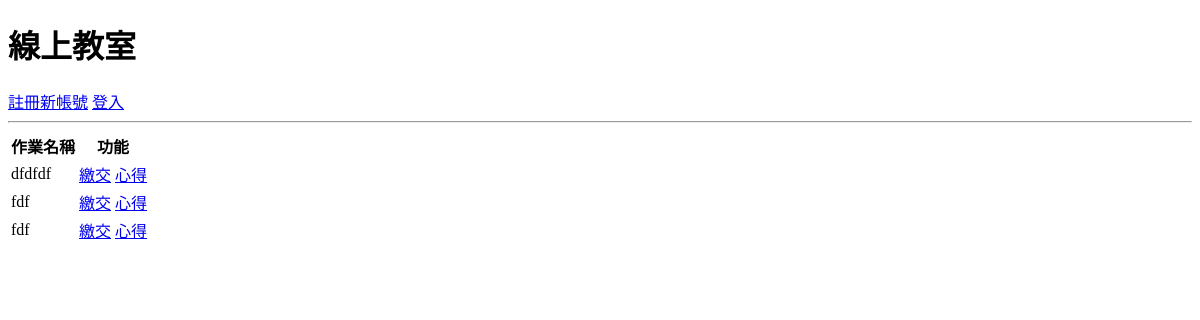
Page /student/assignment/6/ on the earlier database version.
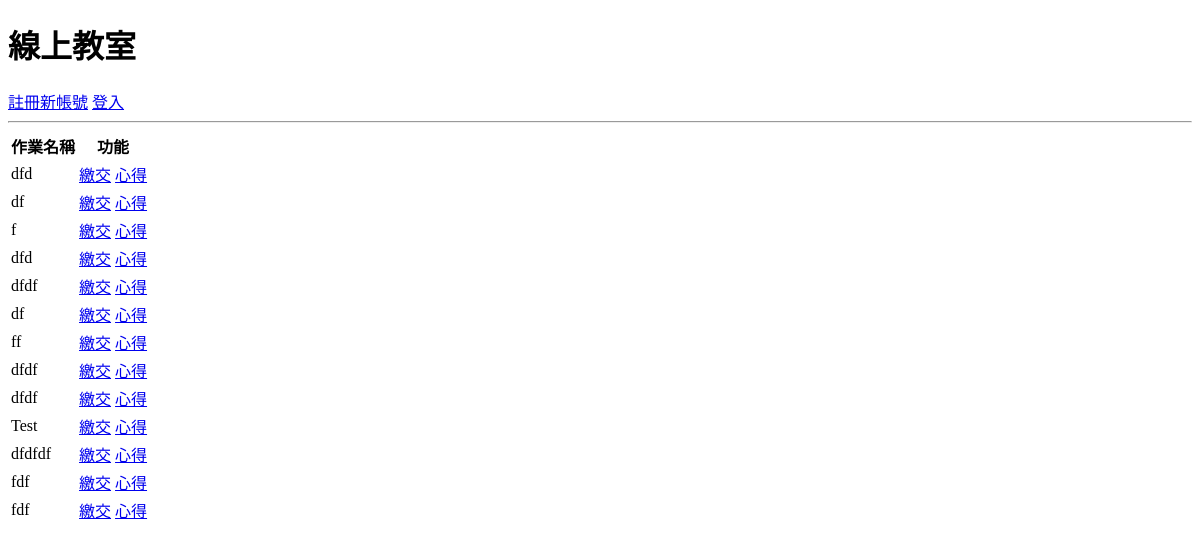
Same page on the later database version.
### teacher/models.py (models this page shows)
class Assignment(models.Model):
    title = models.CharField(max_length=250, verbose_name='作業名稱')
    classroom_id = models.IntegerField(default=0)
    publication_date = models.DateTimeField(auto_now_add=True)

### student/views.py (the view)
# urls.py: path('assignment/<int:classroom_id>/', views.AssignmentList.as_view()),
class AssignmentList(generic.ListView):
    model = Assignment
    template_name = "student/assignment_list.html"
    def get_queryset(self):
        assignments = Assignment.objects.filter(classroom_id=self.kwargs['classroom_id']).order_by("-id")
        return assignments
    def get_context_data(self, **kwargs):
        context = super(AssignmentList, self).get_context_data(**kwargs)
        context['classroom_id'] = self.kwargs['classroom_id']
        return context

### account/templatetags/tag.py (called while the page is built)
@register.filter(takes_context=True)
def work_exists(assignment_id, user_id):
    works = Work.objects.filter(assignment_id=assignment_id, student_id=user_id)
    if works.exists() :
        return True
    else:
        return False

### student/templates/student/assignment_list.html
{% extends "base.html" %}
{% load tag %}
{% block content %}
<table>
  <tr>
  <th>作業名稱</th>
  <th>功能</th>
  </tr>
{% for assignment in assignment_list %}
  <tr>
  <td>{{assignment.title}}</td>
  <td>
    {% if assignment.id|work_exists:user.id %}
    <a href="/student/assignment/work/{{assignment.id|work_id:user.id}}/update">修改</a>
    {% else %}
    <a href="/student/assignment/{{assignment.id}}/create">繳交</a>
    {% endif %}
    <a href="/student/assignment/memo/{{classroom_id}}/{{assignment.id}}/">心得</a>
  </td>
  </tr>
{% endfor %}
</table>
{% endblock %}

Differences in the rows shown:
added Assignment: title "dfd"
added Assignment: title "df"
added Assignment: title "f"
added Assignment: title "dfd"
added Assignment: title "dfdf"
added Assignment: title "df"
added Assignment: title "ff"
added Assignment: title "dfdf"
added Assignment: title "dfdf"
added Assignment: title "Test"
